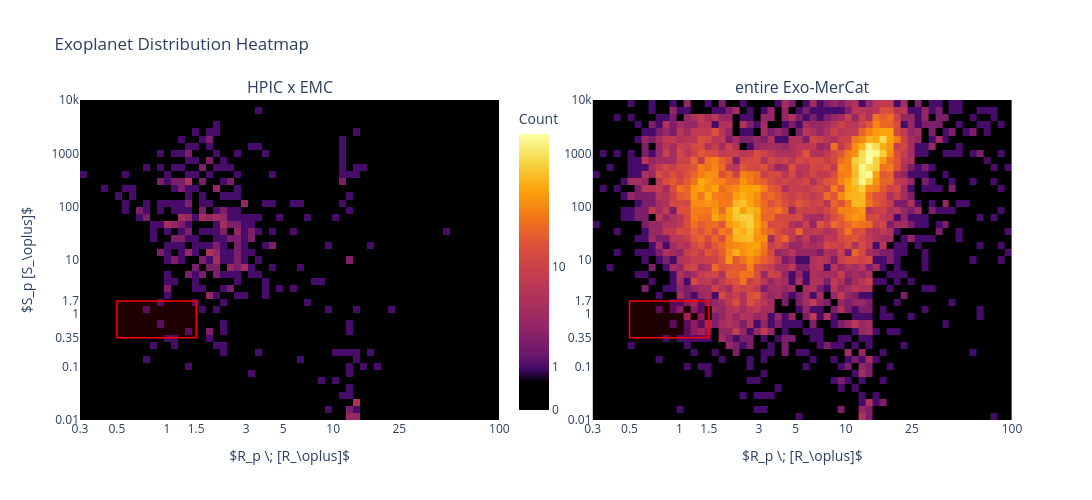

The code cell stored with this chart in its notebook:
### Code cell
def compute_is_rocky_temperate(catalog):
    catalog['mass_earth'] = catalog['mass'] * u.M_jupiter.to(u.M_earth)
    catalog['msini_earth'] = catalog['msini'] * u.M_jupiter.to(u.M_earth)
    catalog['r_earth'] = catalog['r'] * u.R_jupiter.to(u.R_earth)
    catalog['r_earth_max'] = catalog['r_max'] * u.R_jupiter.to(u.R_earth)
    catalog['r_earth_min'] = catalog['r_min'] * u.R_jupiter.to(u.R_earth)
    catalog['r_earth_lower_bound'] = catalog['r_lower_bound'] * u.R_jupiter.to(u.R_earth)
    catalog['r_earth_upper_bound'] = catalog['r_upper_bound'] * u.R_jupiter.to(u.R_earth)

    rocky_confirmed = rocky_mask(
        catalog['r_earth'], catalog['r_earth_min'], catalog['r_earth_max'], catalog['r_earth_lower_bound'], catalog['r_earth_upper_bound'],
        use_interval=False
    )
    rocky_uncertain = rocky_mask(
        catalog['r_earth'], catalog['r_earth_min'], catalog['r_earth_max'], catalog['r_earth_lower_bound'], catalog['r_earth_upper_bound'],
        use_interval=True
    )
    catalog['is_rocky'] = Column([''] * len(catalog), dtype="U10")
    catalog['is_rocky'][rocky_uncertain] = ['Uncertain'] * sum(rocky_uncertain)
    catalog['is_rocky'][rocky_confirmed] = ['Confirmed'] * sum(rocky_confirmed)


    temperate_confirmed = temperate_mask(
        catalog['pl_insol'], catalog['pl_insol_max'], catalog['pl_insol_min'],
        HZ_OUTER, HZ_INNER,
        use_interval=False
    )
    temperate_uncertain = temperate_mask(
        catalog['pl_insol'], catalog['pl_insol_max'], catalog['pl_insol_min'],
        HZ_OUTER, HZ_INNER,
        use_interval=True
    )
    catalog['is_temperate'] = Column([''] * len(catalog), dtype="U10")
    catalog['is_temperate'][temperate_uncertain] = ['Uncertain'] * sum(temperate_uncertain)
    catalog['is_temperate'][temperate_confirmed] = ['Confirmed'] * sum(temperate_confirmed)

    emc_confirmed = catalog["status"] == "CONFIRMED"
    rocky_temp_uncertain = temperate_uncertain & rocky_uncertain 
    rocky_temp_confirmed = temperate_confirmed & rocky_confirmed & emc_confirmed
    catalog['rocky_temp_status'] = Column([''] * len(catalog), dtype="U10")
    catalog['rocky_temp_status'][rocky_temp_uncertain] = ["Uncertain"] * sum(rocky_temp_uncertain)
    catalog['rocky_temp_status'][rocky_temp_confirmed] = ["Confirmed"] * sum(rocky_temp_confirmed)


compute_is_rocky_temperate(e_cm_emc)
compute_is_rocky_temperate(e_emc)

print("Total Number of Rocky and Temperate Planets")
print("\t Crossmatched \t    all EMC")
print(f"Confirmed:\t{sum(e_cm_emc['rocky_temp_status'] == 'Confirmed')}\t\t{sum(e_emc['rocky_temp_status'] == 'Confirmed')}" ) 
print(f"Uncertain:\t{sum(e_cm_emc['rocky_temp_status'] == 'Uncertain')}\t\t{sum(e_emc['rocky_temp_status'] == 'Uncertain')}" ) 

def _log_heatmap(x_raw, y_raw, log_x_edges, log_y_edges, **kwargs):
    """2D histogram binned in log-space with explicit edges and log color scale, returned as a Heatmap trace."""
    mask = (x_raw > 0) & (y_raw > 0)
    x, y = x_raw[mask], y_raw[mask]
    counts, _, _ = np.histogram2d(np.log10(x), np.log10(y), bins=[log_x_edges, log_y_edges])
    x_centers = 10 ** ((log_x_edges[:-1] + log_x_edges[1:]) / 2)
    y_centers = 10 ** ((log_y_edges[:-1] + log_y_edges[1:]) / 2)
    z_log = np.log10(counts.T + 1)
    return go.Heatmap(x=x_centers, y=y_centers, z=z_log, **kwargs)


def double_hist_heatmap(catalog1: Table, catalog2: Table, catalog1_name: str, catalog2_name: str, **kwargs):
    # Compute shared bin edges from the union of both datasets
    n_bins_x = 60
    n_bins_y = 45
    log_x_edges = np.linspace(np.log10(0.3), np.log10(100), n_bins_x + 1)
    log_y_edges = np.linspace(np.log10(0.01), np.log10(10000), n_bins_y + 1)

    cat1_mask = catalog1['r_earth'].mask | catalog1['pl_insol'].mask
    cat2_mask = catalog2['r_earth'].mask | catalog2['pl_insol'].mask



    # Create subplots
    fig = make_subplots(
        rows=1, cols=2,
        subplot_titles=(catalog1_name, catalog2_name),
        specs=[[{}, {}]]
    )

    fig.add_trace(_log_heatmap(
            catalog1['r_earth'][~cat1_mask],
            catalog1['pl_insol'][~cat1_mask],
            log_x_edges,
            log_y_edges,
            showscale=True,
            colorscale='Blackbody',
            coloraxis='coloraxis',
            hovertemplate="r: %{x:.2f}<br>F: %{y:.2f}<br>log₁₀(Count): %{z:.2f}<extra></extra>",
            name='HPIC crossmatched with Exo-MerCat'
        ), row=1, col=1
    )

    fig.add_trace(_log_heatmap(
            catalog2['r_earth'][~cat2_mask],
            catalog2['pl_insol'][~cat2_mask],
            log_x_edges,
            log_y_edges,
            colorscale='Blackbody',
            showscale=False,
            coloraxis='coloraxis',
            hovertemplate="r: %{x:.2f}<br>F: %{y:.2f}<br>log₁₀(Count): %{z:.2f}<extra></extra>",
            name='Exo-MerCat'
        ), row=1, col=2
    )

    # Add habitable zone rectangles
    for col in [1, 2]:
        fig.add_shape(
            type="rect",
            x0=0.5, x1=1.5,
            y0=HZ_OUTER, y1=HZ_INNER,
            line=dict(color="red", width=1.5),
            fillcolor="rgba(255, 0, 0, 0.12)",
            xref=f"x{col}", yref=f"y{col}",
            row=1, col=col
        )

    # Update axes for both subplots with linked zoom
    for i in [1, 2]:
        fig.update_xaxes(
            type="log", title_text=r"$R_p \; [R_\oplus]$", matches='x', row=1, col=i,
            tickvals=[0.1, 0.3, 0.5, 1, 1.5, 3, 5, 10, 25, 100],
            # ticktext=['0.1', '0.3', '1', '3', '10', '25'],
        )
        fig.update_yaxes(
            type="log", title_text=r"$S_p [S_\oplus]$" if i == 1 else "", matches='y', row=1, col=i,
            tickvals=[0.01, 0.1, HZ_INNER, 1, HZ_OUTER, 10, 100, 1000, 10000],
            # ticktext=['0.01', '0.1', '1', '10', '100', '1000', '10000'],
        )

    fig.update_layout(
        hovermode='closest',
        coloraxis=dict(
            # overriding 'Inferno' to better suit my preferences
            colorscale=[
                [0.0, "#000000"],
                [0.1, "#000000"],
                [0.15, "#420a68"],
                [0.2, "#6a176e"],
                [0.3, "#932667"],
                [0.45, "#bc3754"],
                [0.6, "#dd513a"],
                [0.7, "#f37819"],
                [0.8, "#fca50a"],
                [0.9, "#f6d746"],
                [1.0, "#fcffa4"],
            ],
            colorbar=dict(
                title="Count",
                x=0.46,
                tickvals=[0, 0.3, np.log10(10), np.log10(100), np.log10(1000)],
                ticktext=['0', '1', '10', '100', '1000']
            )
        ),
        **kwargs
    )

    fig.show()

double_hist_heatmap(e_cm_emc, e_emc, catalog1_name="HPIC x EMC", catalog2_name="entire Exo-MerCat", width=1200, height=500, title="Exoplanet Distribution Heatmap")

### Figure 1 — Plotly figure (JSON) as saved in the notebook; plotly's stock layout.template omitted (floating-point values rounded to 4 significant figures; data arrays with more than 128 entries replaced by an {"elided": "..."} marker saying what was removed)
{"data": [{"coloraxis": "coloraxis", "colorscale": [[0, "rgb(0,0,0)"], [0.25, "rgb(230,0,0)"], [0.5, "rgb(230,210,0)"], [0.75, "rgb(255,255,255)"], [1, "rgb(160,200,255)"]], "hovertemplate": "r: %{x:.2f}<br>F: %{y:.2f}<br>log₁₀(Count): %{z:.2f}<extra></extra>", "name": "HPIC crossmatched with Exo-MerCat", "showscale": true, "type": "heatmap", "x": [0.3149, 0.3469, 0.3822, 0.421, 0.4638, 0.511, 0.5629, 0.6201, 0.6832, 0.7526, 0.8291, 0.9134, 1.006, 1.109, 1.221, 1.345, 1.482, 1.633, 1.799, 1.982, 2.183, 2.405, 2.65, 2.919, 3.216, 3.543, 3.903, 4.3, 4.737, 5.218, 5.749, 6.333, 6.977, 7.686, 8.468, 9.329, 10.28, 11.32, 12.47, 13.74, 15.14, 16.68, 18.37, 20.24, 22.3, 24.56, 27.06, 29.81, 32.84, 36.18, 39.86, 43.91, 48.38, 53.3, 58.71, 64.68, 71.26, 78.5, 86.48, 95.27], "xaxis": "x", "y": [0.01166, 0.01585, 0.02154, 0.02929, 0.03981, 0.05412, 0.07356, 0.1, 0.1359, 0.1848, 0.2512, 0.3415, 0.4642, 0.631, 0.8577, 1.166, 1.585, 2.154, 2.929, 3.981, 5.412, 7.356, 10.0, 13.59, 18.48, 25.12, 34.15, 46.42, 63.1, 85.77, 116.6, 158.5, 215.4, 292.9, 398.1, 541.2, 735.6, 1000.0, 1359.0, 1848.0, 2512.0, 3415.0, 4642.0, 6310.0, 8577.0], "yaxis": "y", "z": {"elided": "45x60 float values"}}, {"coloraxis": "coloraxis", "colorscale": [[0, "rgb(0,0,0)"], [0.25, "rgb(230,0,0)"], [0.5, "rgb(230,210,0)"], [0.75, "rgb(255,255,255)"], [1, "rgb(160,200,255)"]], "hovertemplate": "r: %{x:.2f}<br>F: %{y:.2f}<br>log₁₀(Count): %{z:.2f}<extra></extra>", "name": "Exo-MerCat", "showscale": false, "type": "heatmap", "x": [0.3149, 0.3469, 0.3822, 0.421, 0.4638, 0.511, 0.5629, 0.6201, 0.6832, 0.7526, 0.8291, 0.9134, 1.006, 1.109, 1.221, 1.345, 1.482, 1.633, 1.799, 1.982, 2.183, 2.405, 2.65, 2.919, 3.216, 3.543, 3.903, 4.3, 4.737, 5.218, 5.749, 6.333, 6.977, 7.686, 8.468, 9.329, 10.28, 11.32, 12.47, 13.74, 15.14, 16.68, 18.37, 20.24, 22.3, 24.56, 27.06, 29.81, 32.84, 36.18, 39.86, 43.91, 48.38, 53.3, 58.71, 64.68, 71.26, 78.5, 86.48, 95.27], "xaxis": "x2", "y": [0.01166, 0.01585, 0.02154, 0.02929, 0.03981, 0.05412, 0.07356, 0.1, 0.1359, 0.1848, 0.2512, 0.3415, 0.4642, 0.631, 0.8577, 1.166, 1.585, 2.154, 2.929, 3.981, 5.412, 7.356, 10.0, 13.59, 18.48, 25.12, 34.15, 46.42, 63.1, 85.77, 116.6, 158.5, 215.4, 292.9, 398.1, 541.2, 735.6, 1000.0, 1359.0, 1848.0, 2512.0, 3415.0, 4642.0, 6310.0, 8577.0], "yaxis": "y2", "z": {"elided": "45x60 float values"}}], "layout": {"annotations": [{"font": {"size": 16}, "showarrow": false, "text": "HPIC x EMC", "x": 0.225, "xanchor": "center", "xref": "paper", "y": 1, "yanchor": "bottom", "yref": "paper"}, {"font": {"size": 16}, "showarrow": false, "text": "entire Exo-MerCat", "x": 0.775, "xanchor": "center", "xref": "paper", "y": 1, "yanchor": "bottom", "yref": "paper"}], "coloraxis": {"colorbar": {"ticktext": ["0", "1", "10", "100", "1000"], "tickvals": [0, 0.3, 1, 2, 3], "title": {"text": "Count"}, "x": 0.46}, "colorscale": [[0, "#000000"], [0.1, "#000000"], [0.15, "#420a68"], [0.2, "#6a176e"], [0.3, "#932667"], [0.45, "#bc3754"], [0.6, "#dd513a"], [0.7, "#f37819"], [0.8, "#fca50a"], [0.9, "#f6d746"], [1, "#fcffa4"]]}, "height": 500, "hovermode": "closest", "shapes": [{"fillcolor": "rgba(255, 0, 0, 0.12)", "line": {"color": "red", "width": 1.5}, "type": "rect", "x0": 0.5, "x1": 1.5, "xref": "x", "y0": 0.35, "y1": 1.7, "yref": "y"}, {"fillcolor": "rgba(255, 0, 0, 0.12)", "line": {"color": "red", "width": 1.5}, "type": "rect", "x0": 0.5, "x1": 1.5, "xref": "x2", "y0": 0.35, "y1": 1.7, "yref": "y2"}], "title": {"text": "Exoplanet Distribution Heatmap"}, "width": 1200, "xaxis": {"anchor": "y", "domain": [0, 0.45], "matches": "x", "tickvals": [0.1, 0.3, 0.5, 1, 1.5, 3, 5, 10, 25, 100], "title": {"text": "$R_p \\; [R_\\oplus]$"}, "type": "log"}, "xaxis2": {"anchor": "y2", "domain": [0.55, 1], "matches": "x", "tickvals": [0.1, 0.3, 0.5, 1, 1.5, 3, 5, 10, 25, 100], "title": {"text": "$R_p \\; [R_\\oplus]$"}, "type": "log"}, "yaxis": {"anchor": "x", "domain": [0, 1], "matches": "y", "tickvals": [0.01, 0.1, 1.7, 1, 0.35, 10, 100, 1000, 10000], "title": {"text": "$S_p [S_\\oplus]$"}, "type": "log"}, "yaxis2": {"anchor": "x2", "domain": [0, 1], "matches": "y", "tickvals": [0.01, 0.1, 1.7, 1, 0.35, 10, 100, 1000, 10000], "title": {"text": ""}, "type": "log"}}}
